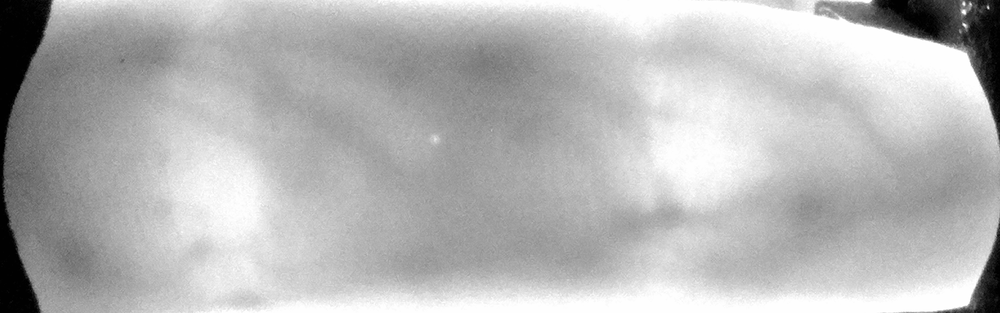
%> input picture matlab tests/resized_1.png, 1000 x 313 px, shrunk from 1920 x 601 before the run
$ octave mkhdr.m   (GNU Octave 9; MATLAB toolbox functions it lacks are replaced by stand-ins)
%> lines starting %> are read from the running program, lines starting %| are printed output that depends on the picture
files = {'2.png', '3.png'};

figure(1)
title('Original images')
subplot(3,2,1);
imhist(imread('resized_1.png'))
subplot(3,2,2);
imshow('resized_1.png')
subplot(3,2,3);
imhist(imread('resized_2.png'))
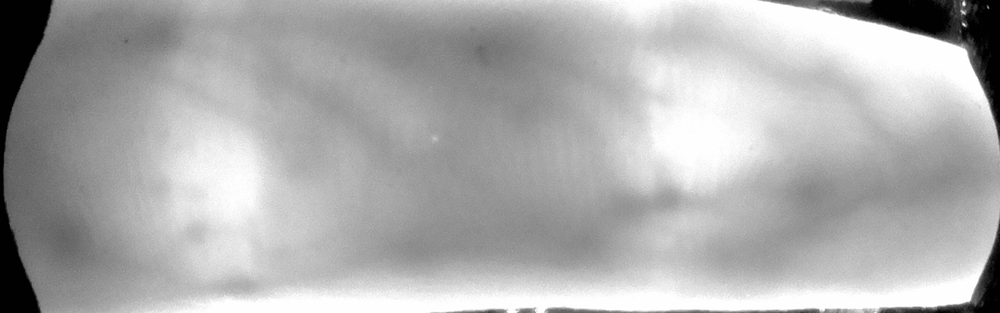
%> input picture matlab tests/resized_2.png, 1000 x 313 px, shrunk from 1920 x 601 before the run
subplot(3,2,4);
imshow('resized_2.png')
subplot(3,2,5);
imhist(imread('resized_3.png'))
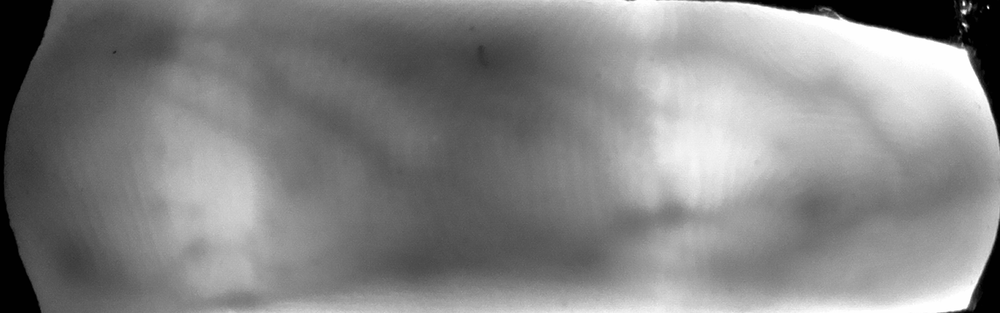
%> input picture matlab tests/resized_3.png, 1000 x 313 px, shrunk from 1920 x 601 before the run
subplot(3,2,6);
imshow('resized_3.png')
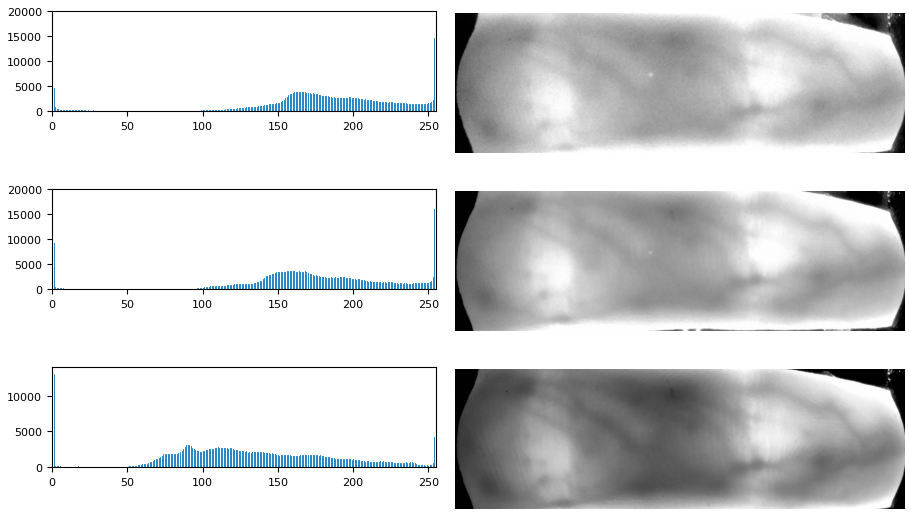
%> figure redrawn from the program's plot data, 6 panels


figure(2)
%> (the run ends here)
